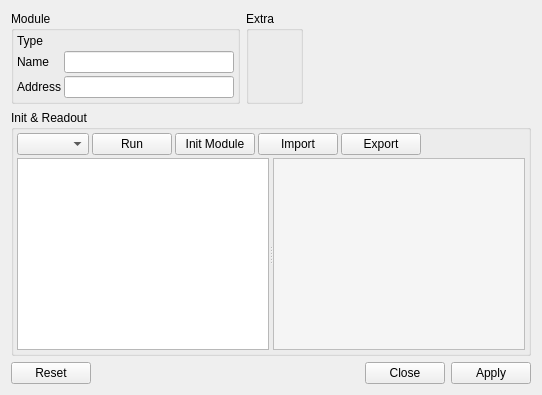
<?xml version="1.0" encoding="UTF-8"?>
<ui version="4.0">
 <class>ModuleConfigWidget</class>
 <widget class="QWidget" name="ModuleConfigWidget">
  <property name="geometry">
   <rect>
    <x>0</x>
    <y>0</y>
    <width>542</width>
    <height>395</height>
   </rect>
  </property>
  <property name="windowTitle">
   <string>Module Config</string>
  </property>
  <layout class="QGridLayout" name="gridLayout" rowstretch="0,1,0">
   <item row="0" column="0">
    <layout class="QHBoxLayout" name="horizontalLayout_2">
     <item>
      <widget class="QGroupBox" name="gb_module">
       <property name="title">
        <string>Module</string>
       </property>
       <layout class="QFormLayout" name="formLayout">
        <property name="fieldGrowthPolicy">
         <enum>QFormLayout::AllNonFixedFieldsGrow</enum>
        </property>
        <property name="horizontalSpacing">
         <number>3</number>
        </property>
        <property name="verticalSpacing">
         <number>3</number>
        </property>
        <property name="leftMargin">
         <number>3</number>
        </property>
        <property name="topMargin">
         <number>3</number>
        </property>
        <property name="rightMargin">
         <number>3</number>
        </property>
        <property name="bottomMargin">
         <number>3</number>
        </property>
        <item row="0" column="0">
         <widget class="QLabel" name="label_4">
          <property name="text">
           <string>Type</string>
          </property>
         </widget>
        </item>
        <item row="0" column="1">
         <widget class="QLabel" name="label_type"/>
        </item>
        <item row="1" column="0">
         <widget class="QLabel" name="label">
          <property name="text">
           <string>Name</string>
          </property>
         </widget>
        </item>
        <item row="1" column="1">
         <widget class="QLineEdit" name="le_name"/>
        </item>
        <item row="2" column="0">
         <widget class="QLabel" name="label_2">
          <property name="text">
           <string>Address</string>
          </property>
         </widget>
        </item>
        <item row="2" column="1">
         <widget class="QLineEdit" name="le_address"/>
        </item>
       </layout>
      </widget>
     </item>
     <item>
      <widget class="QGroupBox" name="gb_extra">
       <property name="title">
        <string>Extra</string>
       </property>
      </widget>
     </item>
     <item>
      <spacer name="horizontalSpacer">
       <property name="orientation">
        <enum>Qt::Horizontal</enum>
       </property>
       <property name="sizeHint" stdset="0">
        <size>
         <width>1</width>
         <height>20</height>
        </size>
       </property>
      </spacer>
     </item>
    </layout>
   </item>
   <item row="1" column="0">
    <widget class="QGroupBox" name="groupBox">
     <property name="title">
      <string>Init &amp;&amp; Readout</string>
     </property>
     <layout class="QGridLayout" name="gridLayout_2">
      <property name="leftMargin">
       <number>3</number>
      </property>
      <property name="topMargin">
       <number>3</number>
      </property>
      <property name="rightMargin">
       <number>3</number>
      </property>
      <property name="bottomMargin">
       <number>3</number>
      </property>
      <property name="spacing">
       <number>3</number>
      </property>
      <item row="0" column="0">
       <layout class="QHBoxLayout" name="horizontalLayout">
        <property name="spacing">
         <number>3</number>
        </property>
        <item>
         <widget class="QComboBox" name="combo_listType"/>
        </item>
        <item>
         <widget class="QPushButton" name="pb_exec">
          <property name="text">
           <string>Run</string>
          </property>
         </widget>
        </item>
        <item>
         <widget class="QPushButton" name="pb_initModule">
          <property name="text">
           <string>Init Module</string>
          </property>
         </widget>
        </item>
        <item>
         <widget class="QPushButton" name="pb_load">
          <property name="text">
           <string>Import</string>
          </property>
         </widget>
        </item>
        <item>
         <widget class="QPushButton" name="pb_save">
          <property name="text">
           <string>Export</string>
          </property>
         </widget>
        </item>
        <item>
         <spacer name="horizontalSpacer_2">
          <property name="orientation">
           <enum>Qt::Horizontal</enum>
          </property>
          <property name="sizeHint" stdset="0">
           <size>
            <width>40</width>
            <height>20</height>
           </size>
          </property>
         </spacer>
        </item>
       </layout>
      </item>
      <item row="1" column="0">
       <widget class="QSplitter" name="splitter">
        <property name="orientation">
         <enum>Qt::Horizontal</enum>
        </property>
        <widget class="QTextEdit" name="editor">
         <property name="font">
          <font>
           <family>Monospace</family>
           <pointsize>8</pointsize>
          </font>
         </property>
         <property name="acceptRichText">
          <bool>false</bool>
         </property>
        </widget>
        <widget class="QTextEdit" name="output">
         <property name="font">
          <font>
           <family>Monospace</family>
           <pointsize>8</pointsize>
          </font>
         </property>
         <property name="styleSheet">
          <string notr="true">background-color: rgb(245, 245, 245)</string>
         </property>
         <property name="readOnly">
          <bool>true</bool>
         </property>
         <property name="acceptRichText">
          <bool>false</bool>
         </property>
        </widget>
       </widget>
      </item>
     </layout>
    </widget>
   </item>
   <item row="2" column="0">
    <widget class="QDialogButtonBox" name="buttonBox">
     <property name="orientation">
      <enum>Qt::Horizontal</enum>
     </property>
     <property name="standardButtons">
      <set>QDialogButtonBox::Apply|QDialogButtonBox::Close|QDialogButtonBox::Reset</set>
     </property>
    </widget>
   </item>
  </layout>
 </widget>
 <resources/>
 <connections/>
</ui>
